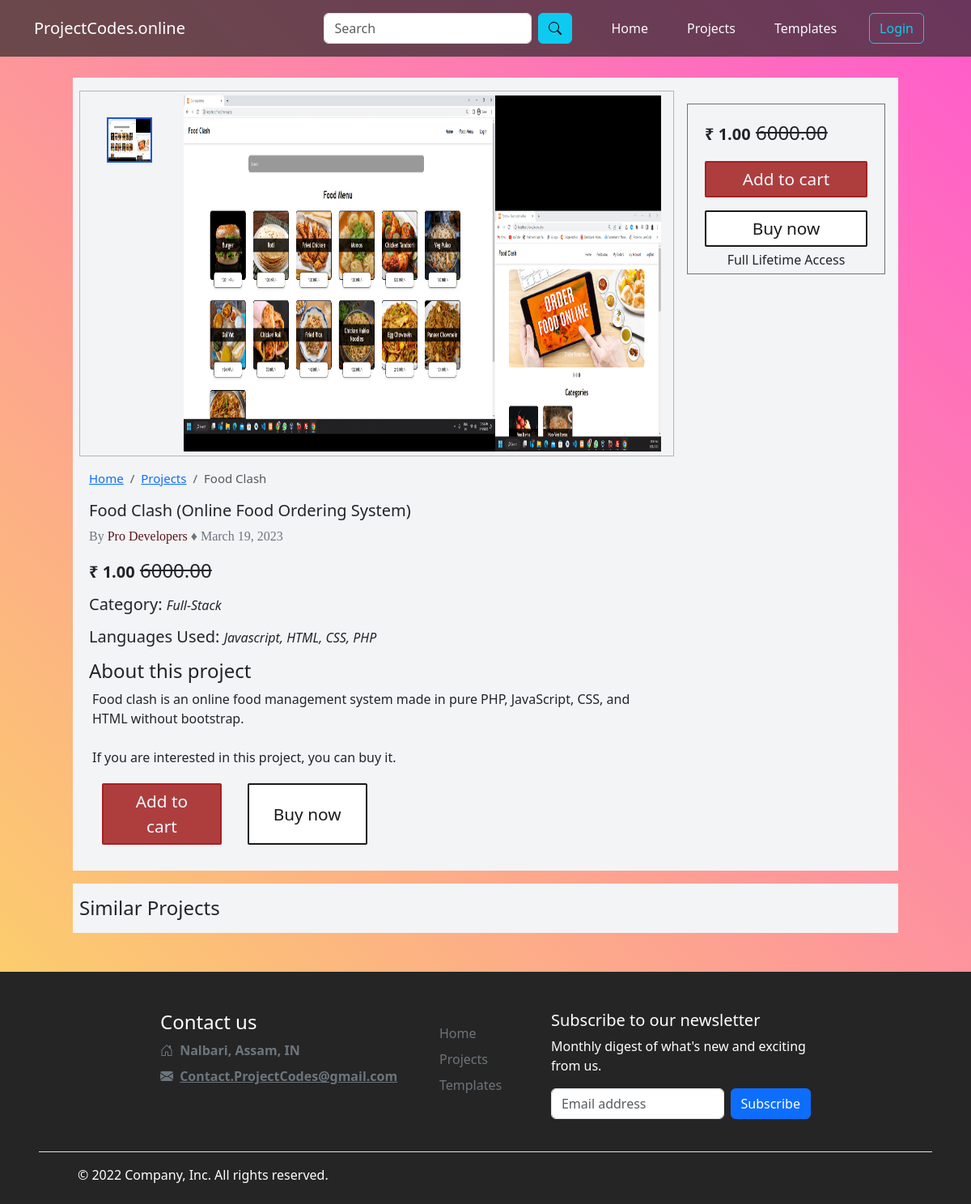
Screenshot of /projects/9 with the database file from the repository.
### user/models.py (models this page shows, shortened)
class Project(models.Model):
    CATEGORY=(
        ('Project', 'Project'),
        ('Template', 'Template'),
    )
    SUB_CATEGORY=(
        ('Web Development', (
                ('Front-end Development', 'Front-end Development'),
                ('Backend', 'Backend'),
                ('Full-Stack', 'Full-Stack'),
            )
        ),
        ('Android Development', (
                ('Java', 'Java'),
                ('kotlin', 'Kotlin'),
            )
        ),
        ('Cyber Security', 'Cyber Security'),
        ('Others', (
                ('C','C'),
                ('C++','C++'),
                ('Python','Python')
            )
        ),
    )
    proj_id = models.BigAutoField(primary_key=True)
    title = models.CharField(max_length=100)
    short_Desc = models.CharField(max_length=500, blank=True)
    project_file=  models.FileField(null=True,blank=True, upload_to="projectFile/")
    full_Desc= models.TextField(blank=True)
    category = models.CharField(max_length=100, choices=CATEGORY)
    sub_category = models.CharField(max_length=100, choices=SUB_CATEGORY)
    used_language= models.CharField(max_length=500, null=True, blank=True)
    created_by= models.CharField(max_length=100, null=True, blank=True, default="Team Members")
    price= models.FloatField( blank=True, null=True)
    discounted_price = models.FloatField( blank=True , null=True)
    free = models.BooleanField(default=False)
    publish_date = models.DateTimeField(auto_now_add=True)
    last_modified_date = models.DateTimeField(auto_now=True)
    default_image= models.ImageField(null=True,blank=True, upload_to="Project_Image/")
    sourcecode_link= models.CharField(max_length=500,null=True, blank=True)

### user/views.py (the view)
# urls.py: path('projects/<proj_id>', views.projView, name="projView"),
def projView(request, proj_id):
    project = Project.objects.get(proj_id=proj_id)
    images = Proj_image.objects.filter(project=proj_id)
    itemInCart = False
    itemInCart = Cart.objects.filter(
        project=proj_id, user_id=request.user.id).exists()
    params = {'project': project, "cartCount": cartCount(request.user.id),
              "images": images, "itemInCart": itemInCart, 'bought': bought(project, request.user.id)}
    return render(request, 'user/projView.html', params)

### user/views.py (called while the page is built)
def cartCount(user_id):
    cart = Cart.objects.filter(user_id=user_id)
    cart = cart.count()
    return cart

def bought(project, user_id):
    bought = False
    bought = Order.objects.filter(project=project, user_id=user_id).exists()
    return bought

### templates/user/projView.html (shortened to what this page needs)
{% extends 'user/basic.html' %}
{% block body %}
  {% if project %}
    <div class="py-2 d-flex projMainDiv" style="background: var(--dk-gray-100)">
      <div class="projBody">
        <div class="imagesDiv">
          <div class="allImg">
            <img
              class="projImg"
              src="/media/{{project.default_image}}"
              alt=""
              srcset=""
            />
          </div>
          <div class="mainImgDiv">
            <img
              id="mainImg"
              src="/media/{{project.default_image}}"
              alt=""
              srcset=""
            />
          </div>
        </div>
        <div class="descBody m-3">
          <section aria-label="breadcrumb" style="font-size: 15px">
            <ol class="breadcrumb">
              <li class="breadcrumb-item"><a href="/">Home</a></li>
              <li class="breadcrumb-item"><a href="/projects/">Projects</a></li>
              <li class="breadcrumb-item active" aria-current="page">
                {{project.title| truncatewords:20}}
              </li>
            </ol>
          </section>
          <div class="title">
            <h5>
              {{ project.title }} {% if project.short_Desc %}<span>({{ project.short_Desc }})</span> {% endif %}
            </h5>
          </div>
          <p class="m-0 text-secondary" style="font-family: 'Poppins'">
            By
            <span class="fs-6 text-danger-emphasis">{{ project.created_by }} </span>&diams; {{ project.publish_date|date:"F d, Y" }}
          </p>
          <div class="my-3">
            <h4>
              {% if project.free %}
                <span class="fw-semibold fs-5">Free</span>
                <span class="text-decoration-line-through">{{ project.price }}0</span>
                <input type="hidden" id="price" value="0" />
              {% elif project.discounted_price %}
                <span class="fw-semibold fs-5">₹ {{ project.discounted_price }}0</span> <span class="text-decoration-line-through">{{ project.price }}0</span >
              {%else%}
                <span class="fw-semibold fs-5">₹ {{ project.price }}0</span>
                <input type="hidden" id="price" value="{{project.price}}" />
              {%endif%}
            </h4>
          </div>
          <div>
            <h5 class="my-3">
              Category: <em class="fs-6"> {{ project.sub_category }} </em>
            </h5>
          </div>
          <div>
            <h5 class="my-3">
              Languages Used: <em class="fs-6"> {{ project.used_language }} </em>
            </h5>
          </div>
          <div class="descDiv my-2" id="descDiv">
            <h4>About this project</h4>
            <p class="mx-1" id="less">{{ project.full_Desc|linebreaksbr | truncatewords:40 }}
            </p>
          </div>
          <div class="btnDiv">
            {% if not project.free %}
              {% if not bought %}
                {% if itemInCart %}
                  <a href="/cart/" class="btn btn-warning py-2 mx-2 my-1 px-5">Go to cart</a>
                {% else %}
                  <button class="btn btnDesign2 mx-3 my-1 addToCart">Add to cart</button>
                {% endif %}
                <button class="btn btnDesign3 mx-2 my-1 buyNow" id="{{project.proj_id}}">Buy now</button>
              {%endif%}
            {% endif %}
          </div>
        </div>
      </div>
      <div class="card-price" style="background: var(--dk-gray-100)">
        <div class="card-priceDiv">
          <div class="price m-3">
            <h4>
              {% if project.free %}
                <span class="fw-semibold fs-5">Free</span> <span class="text-decoration-line-through">
                  {{ project.price }}0</span>
                <input type="hidden" id="price" value="0" />
              {% elif project.discounted_price %}
                <span class="fw-semibold fs-5">₹ {{ project.discounted_price }}0</span>
                <span class="text-decoration-line-through"> {{ project.price }}0</span>
              {% else %}
                <span class="fw-semibold fs-5">₹ {{ project.price }}0</span>
                <input type="hidden" id="price" value="{{project.price}}" />
              {% endif %}
            </h4>
          </div>
          <div class="btnsDiv">
            {% if project.free or bought%}
              <a href="#downloadBox" class="btn btnDesign3 mx-3 my-1">Download</a>
            {%else%}
              {% if itemInCart %}
                <a href="/cart/" class="btn btn-warning py-2 mx-3 my-1 px-5">Go to cart</a>
              {% else %}
                <button class="btn btnDesign2 mx-3 my-1 addToCart">Add to cart</button>
              {% endif %}
              <button class="btn btnDesign3 mx-3 my-1 buyNow" id="{{project.proj_id}}">Buy now</button>
            {% endif %}
          </div>
          <div><p class="text-center mb-0">Full Lifetime Access</p></div>
        </div>
      </div>
    </div>
    <div class="similarProj p-2 my-3" style="background: var(--dk-gray-100)">
      <h4 class="my-2">Similar Projects</h4>
    </div>
  {% endif %}
{% endblock body %}

### templates/user/basic.html (shortened to what this page needs)
{%load static%}
<html lang="en">
<head>
  <link rel="stylesheet" href="https://cdn.jsdelivr.net/npm/bootstrap@5.3.0-alpha1/dist/css/bootstrap.min.css" />
  <link rel="stylesheet" href="https://cdnjs.cloudflare.com/ajax/libs/font-awesome/6.3.0/css/all.min.css" />
  <link rel="stylesheet" href="{% static 'user/css/commonStyle.css'%}" />
</head>
<body id="body">
  <nav class="navbar navbar-expand-lg navbar-dark fixed-top w-100" style="background-color: rgba(37, 37, 37, 0.678); margin-bottom: 5px">
    <div class="container d-flex">
      <a class="navbar-brand" href="/">ProjectCodes.online</a>
      <div class="offcanvas offcanvas-end text-bg-dark" tabindex="-1" id="offcanvasNavbar" aria-labelledby="offcanvasNavbarLabel" style="width: 70%">
        <div class="offcanvas-body justify-content-end">
          <form class="d-flex m-2" role="search" method="get" action="/search" id="srcForm">
            <input class="form-control mx-2" type="search" placeholder="Search" aria-label="Search" name="src_query"
              required />
            <button class="btn btn-info me-3" type="submit">
            </button>
          </form>
          <ul class="navbar-nav mb-lg-0">
            <li class="nav-item mx-3">
              <a class="nav-link text-light itemLink" aria-current="page" href="/">Home</a>
            </li>
            <li class="nav-item mx-3">
              <a class="nav-link text-light itemLink" href="/projects">Projects</a>
            </li>
            <li class="nav-item mx-3">
              <a class="nav-link text-light itemLink" href="/templates/">Templates</a>
            </li>
          </ul>
          <div class="btnDiv mx-3 my-auto">
            {% if request.user.is_authenticated%}
            <a href="/cart" class="btn btn-outline-warning m-1" style="width: 5rem;">
              <svg xmlns="http://www.w3.org/2000/svg" width="16" height="16" fill="currentColor" class="bi bi-cart"
                viewBox="0 0 16 16">
                <path
                  d="M0 1.5A.5.5 0 0 1 .5 1H2a.5.5 0 0 1 .485.379L2.89 3H14.5a.5.5 0 0 1 .491.592l-1.5 8A.5.5 0 0 1 13 12H4a.5.5 0 0 1-.491-.408L2.01 3.607 1.61 2H.5a.5.5 0 0 1-.5-.5zM3.102 4l1.313 7h8.17l1.313-7H3.102zM5 12a2 2 0 1 0 0 4 2 2 0 0 0 0-4zm7 0a2 2 0 1 0 0 4 2 2 0 0 0 0-4zm-7 1a1 1 0 1 1 0 2 1 1 0 0 1 0-2zm7 0a1 1 0 1 1 0 2 1 1 0 0 1 0-2z" />
              </svg>
              Cart<span class="position-absolute translate-middle bg-danger border border-light rounded-circle ms-3"
                style="width: 30px; height: 30px; object-fit: fill">
                <span id="cartCount">{{cartCount}}</span>
              </span>
            </a>
            {%else%}
            <a href="/login" class="btn btn-outline-info ">Login</a>
            {%endif%}
          </div>
        </div>
      </div>
    </div>
  </nav>
  <section class="mar-top">
    {%block body%}
    {%endblock body%}
  </section>
  <div class=" text-white mt-5" style="background: #252525;">
    <footer class="" >
      <div class="row w-75 mx-auto">
        <div class="col-6 col-md-5 mb-3">
          <h4>Contact us</h4>
          <ul class="nav flex-column">
            <li class="nav-item mb-2 text-secondary fw-bold">
              Nalbari, Assam, IN</li>
              <li class="nav-item mb-2 text-secondary fw-bold text-break">
              <a href="https://mail.google.com/mail/u/0/?#inbox?compose=CllgCJlGVVzdmnxJngqsXSXdZgwDBjRlcQDfXxBnGGxgDWGGGNPKBjhjcvfLVvsPQBbxlgZrgbV" target="_blank" class="text-secondary ">Contact.ProjectCodes@gmail.com</a>
              </li>
          </ul>
        </div>
        <div class=" col-md-1 mb-3">
          <ul class="nav flex-column">
            <li class="nav-item my-2"><a href="/" class="nav-link p-0 text-secondary">Home</a></li>
            <li class="nav-item mb-2"><a href="/projects" class="nav-link p-0 text-secondary">Projects</a></li>
            <li class="nav-item mb-2"><a href="/templates" class="nav-link p-0 text-secondary">Templates</a></li>
          </ul>
        </div>
        <div class="col-md-5 offset-md-1 mb-3">
          <form action="">
            <h5>Subscribe to our newsletter</h5>
            <p>Monthly digest of what's new and exciting from us.</p>
            <div class="d-flex flex-column flex-sm-row w-100 gap-2">
              <input id="newsletter1" type="email" class="form-control" placeholder="Email address" required>
              <button class="btn btn-primary" type="submit">Subscribe</button>
            </div>
          </form>
        </div>
      </div>
      <div class="d-flex flex-column flex-sm-row justify-content-between p-5 mt-4 pt-3 pb-2 border-top btmfooter">
        <p>&copy; 2022 Company, Inc. All rights reserved.</p>
      </div>
    </footer>
  </div>
</body>
</html>

### static/user/css/commonStyle.css (style rules this page uses)
:root { --dk-gray-100: #F3F4F6; --dk-gray-200: #E5E7EB; --dk-gray-300: #D1D5DB; --dk-gray-400: #9CA3AF; --dk-gray-500: #6B7280; --dk-gray-600: #4B5563; --dk-gray-700: #374151; --dk-gray-800: #1F2937; --dk-gray-900: #111827; --dk-dark-bg: #313348; --dk-darker-bg: #2a2b3d; --navbar-bg-color: #6f6486; --sidebar-bg-color: #252636; --sidebar-width: 250px; }
* { margin: 0; padding: 0; box-sizing: border-box; }
body { background: linear-gradient(45deg, #fbda61, #ff5acd); scroll-behavior: smooth; }
a { text-decoration: none; color:rgb(35, 34, 34); }
.itemLink { width: fit-content; text-decoration: none; }
.mar-top { margin-top: 12vh; min-height: 90vh; }
.btnDesign2 { padding: 5px 30px; margin: 2px; font-size: 1.3rem; border-radius: 2px; font-weight: 500; border: 2px solid #cb148ba8; color: #c81812a8; background-color:white; transition: .3s ease-in-out; }
.btnDesign3 { padding: 5px 30px; margin: 2px; font-size: 1.3rem; border-radius: 2px; font-weight: 500; border: 2px solid #1a1a1a; color: #1a1a1a; background-color:white; }
.breadcrumb a { color: rgba(var(--bs-link-color-rgb),var(--bs-link-opacity,1)); text-decoration: underline; }

### rows the page displays
Project: default_image (picture), title "Food Clash", short_Desc "Online Food Ordering System", created_by "Pro Developers", publish_date "March 19, 2023", discounted_price "1.0", price "6000.0", sub_category "Full-Stack", used_language "Javascript, HTML, CSS, PHP", full_Desc "Food clash is an online food management system made in pure PHP, JavaScript, CSS, and HTML without bootstrap. If you are interested in this project, you can buy it."
